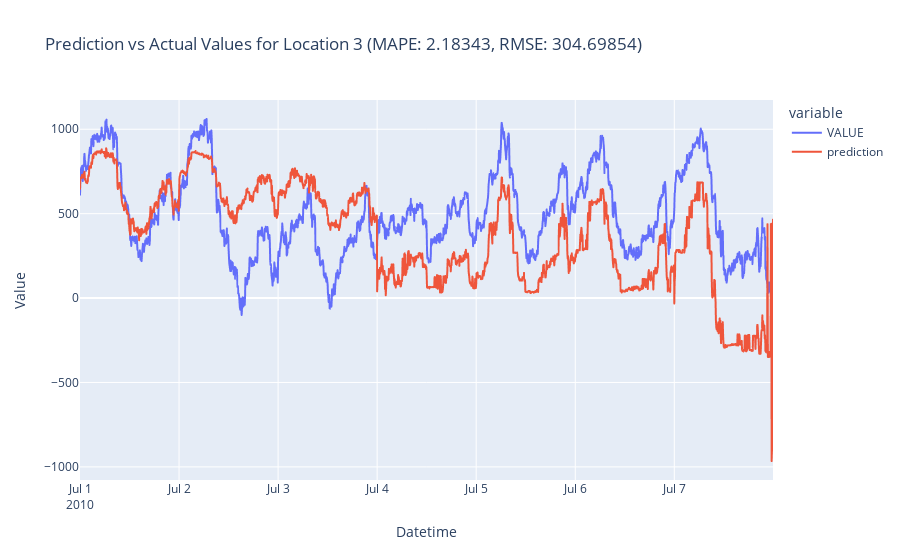
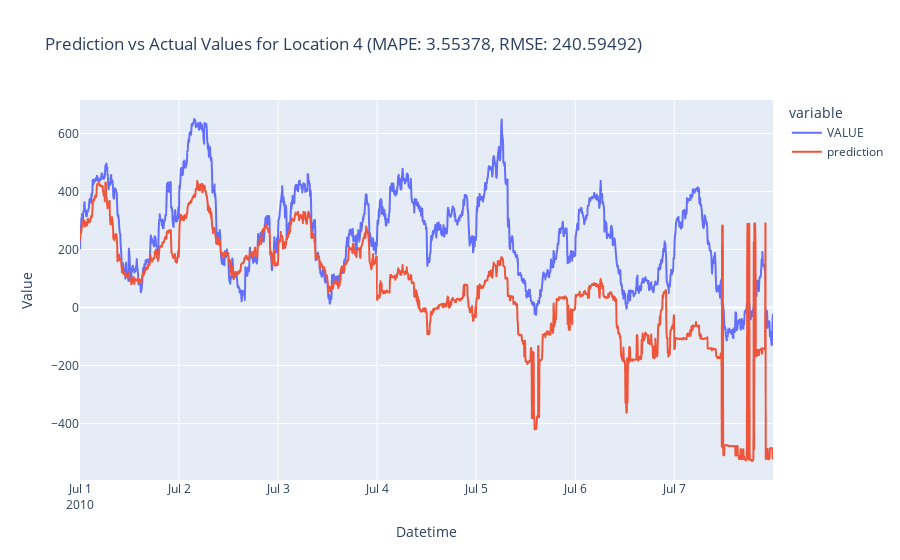
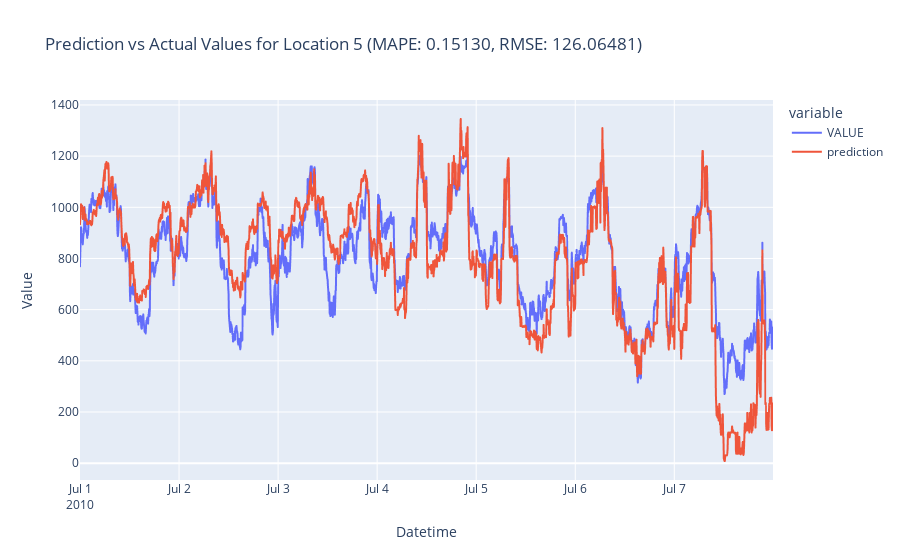
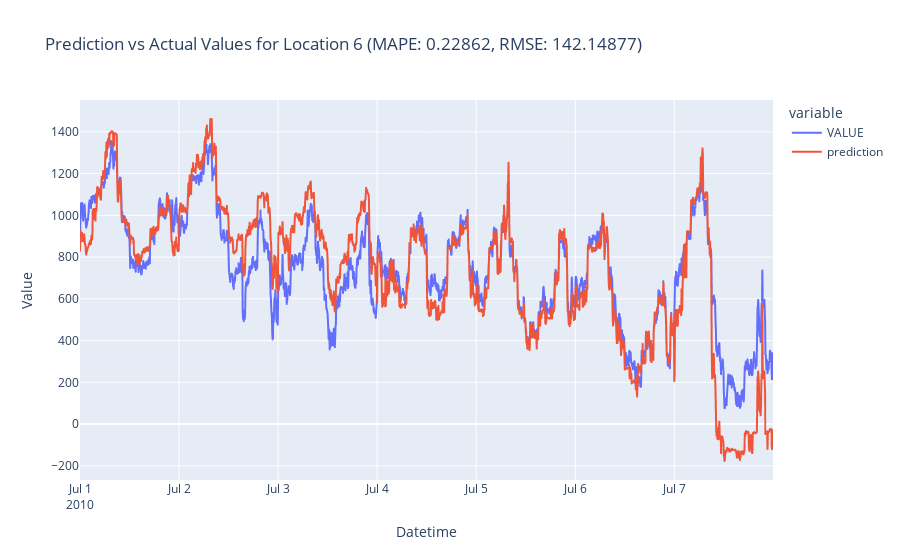

The cell these charts' notebook holds for them, in order:
### Code cell
def plot_location(location_id):
    location_data = a[a['LOCATION'] == location_id]
    mape_value = stat_df[stat_df['LOCATION'] == location_id]['MAPE'].values[0]
    rmse_value = stat_df[stat_df['LOCATION'] == location_id]['RMSE'].values[0]
    fig = px.line(location_data, x='DATETIME', y=['VALUE', 'prediction'], labels={
        'DATETIME': 'Datetime',
        'value': 'Value',
        'prediction': 'Prediction'
    }, title=f'Prediction vs Actual Values for Location {location_id} (MAPE: {mape_value:.5f}, RMSE: {rmse_value:.5f})')
    fig.show()

for loc in range(3,7,1):
    plot_location(loc)

### Figure 1 — Plotly figure (JSON) as saved in the notebook; plotly's stock layout.template omitted (floating-point values rounded to 4 significant figures; data arrays with more than 128 entries replaced by an {"elided": "..."} marker saying what was removed)
{"data": [{"hovertemplate": "variable=VALUE<br>Datetime=%{x}<br>Value=%{y}<extra></extra>", "legendgroup": "VALUE", "line": {"color": "#636efa", "dash": "solid"}, "marker": {"symbol": "circle"}, "mode": "lines", "name": "VALUE", "showlegend": true, "type": "scattergl", "x": {"elided": "2016 str values"}, "xaxis": "x", "y": {"elided": "2016 float values"}, "yaxis": "y"}, {"hovertemplate": "variable=prediction<br>Datetime=%{x}<br>Value=%{y}<extra></extra>", "legendgroup": "prediction", "line": {"color": "#EF553B", "dash": "solid"}, "marker": {"symbol": "circle"}, "mode": "lines", "name": "prediction", "showlegend": true, "type": "scattergl", "x": {"elided": "2016 str values"}, "xaxis": "x", "y": {"elided": "2016 float values"}, "yaxis": "y"}], "layout": {"legend": {"title": {"text": "variable"}, "tracegroupgap": 0}, "title": {"text": "Prediction vs Actual Values for Location 3 (MAPE: 2.18343, RMSE: 304.69854)"}, "xaxis": {"anchor": "y", "domain": [0, 1], "title": {"text": "Datetime"}}, "yaxis": {"anchor": "x", "domain": [0, 1], "title": {"text": "Value"}}}}

### Figure 2 — Plotly figure (JSON) as saved in the notebook; plotly's stock layout.template omitted (floating-point values rounded to 4 significant figures; data arrays with more than 128 entries replaced by an {"elided": "..."} marker saying what was removed)
{"data": [{"hovertemplate": "variable=VALUE<br>Datetime=%{x}<br>Value=%{y}<extra></extra>", "legendgroup": "VALUE", "line": {"color": "#636efa", "dash": "solid"}, "marker": {"symbol": "circle"}, "mode": "lines", "name": "VALUE", "showlegend": true, "type": "scattergl", "x": {"elided": "2016 str values"}, "xaxis": "x", "y": {"elided": "2016 float values"}, "yaxis": "y"}, {"hovertemplate": "variable=prediction<br>Datetime=%{x}<br>Value=%{y}<extra></extra>", "legendgroup": "prediction", "line": {"color": "#EF553B", "dash": "solid"}, "marker": {"symbol": "circle"}, "mode": "lines", "name": "prediction", "showlegend": true, "type": "scattergl", "x": {"elided": "2016 str values"}, "xaxis": "x", "y": {"elided": "2016 float values"}, "yaxis": "y"}], "layout": {"legend": {"title": {"text": "variable"}, "tracegroupgap": 0}, "title": {"text": "Prediction vs Actual Values for Location 4 (MAPE: 3.55378, RMSE: 240.59492)"}, "xaxis": {"anchor": "y", "domain": [0, 1], "title": {"text": "Datetime"}}, "yaxis": {"anchor": "x", "domain": [0, 1], "title": {"text": "Value"}}}}

### Figure 3 — Plotly figure (JSON) as saved in the notebook; plotly's stock layout.template omitted (floating-point values rounded to 4 significant figures; data arrays with more than 128 entries replaced by an {"elided": "..."} marker saying what was removed)
{"data": [{"hovertemplate": "variable=VALUE<br>Datetime=%{x}<br>Value=%{y}<extra></extra>", "legendgroup": "VALUE", "line": {"color": "#636efa", "dash": "solid"}, "marker": {"symbol": "circle"}, "mode": "lines", "name": "VALUE", "showlegend": true, "type": "scattergl", "x": {"elided": "2016 str values"}, "xaxis": "x", "y": {"elided": "2016 float values"}, "yaxis": "y"}, {"hovertemplate": "variable=prediction<br>Datetime=%{x}<br>Value=%{y}<extra></extra>", "legendgroup": "prediction", "line": {"color": "#EF553B", "dash": "solid"}, "marker": {"symbol": "circle"}, "mode": "lines", "name": "prediction", "showlegend": true, "type": "scattergl", "x": {"elided": "2016 str values"}, "xaxis": "x", "y": {"elided": "2016 float values"}, "yaxis": "y"}], "layout": {"legend": {"title": {"text": "variable"}, "tracegroupgap": 0}, "title": {"text": "Prediction vs Actual Values for Location 5 (MAPE: 0.15130, RMSE: 126.06481)"}, "xaxis": {"anchor": "y", "domain": [0, 1], "title": {"text": "Datetime"}}, "yaxis": {"anchor": "x", "domain": [0, 1], "title": {"text": "Value"}}}}

### Figure 4 — Plotly figure (JSON) as saved in the notebook; plotly's stock layout.template omitted (floating-point values rounded to 4 significant figures; data arrays with more than 128 entries replaced by an {"elided": "..."} marker saying what was removed)
{"data": [{"hovertemplate": "variable=VALUE<br>Datetime=%{x}<br>Value=%{y}<extra></extra>", "legendgroup": "VALUE", "line": {"color": "#636efa", "dash": "solid"}, "marker": {"symbol": "circle"}, "mode": "lines", "name": "VALUE", "showlegend": true, "type": "scattergl", "x": {"elided": "2016 str values"}, "xaxis": "x", "y": {"elided": "2016 float values"}, "yaxis": "y"}, {"hovertemplate": "variable=prediction<br>Datetime=%{x}<br>Value=%{y}<extra></extra>", "legendgroup": "prediction", "line": {"color": "#EF553B", "dash": "solid"}, "marker": {"symbol": "circle"}, "mode": "lines", "name": "prediction", "showlegend": true, "type": "scattergl", "x": {"elided": "2016 str values"}, "xaxis": "x", "y": {"elided": "2016 float values"}, "yaxis": "y"}], "layout": {"legend": {"title": {"text": "variable"}, "tracegroupgap": 0}, "title": {"text": "Prediction vs Actual Values for Location 6 (MAPE: 0.22862, RMSE: 142.14877)"}, "xaxis": {"anchor": "y", "domain": [0, 1], "title": {"text": "Datetime"}}, "yaxis": {"anchor": "x", "domain": [0, 1], "title": {"text": "Value"}}}}
